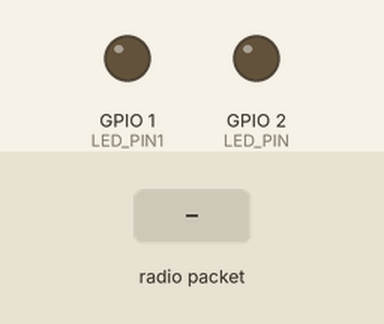
Simulated run of this sketch. Board: ESP32. Shown: output pins drawn as LEDs (lit = HIGH). The test bench sets the inputs (shaded band). What the sketch prints to the serial monitor is not drawn.

Above: at 1.2 s.
1.3 s: radio packet "1" arrives
Timing chart, 0 to 4.3 s (numbered marks = the images above; inputs shaded):
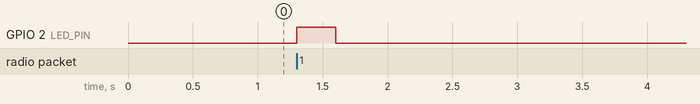

Measured:
- after the input at 1.3 s, GPIO 2 (LED_PIN): LOW → HIGH at once, → LOW 0.30 s later

The sketch:

motor-switch.ino
```cpp
#include <WiFi.h>
#include <esp_now.h>

#define LED_PIN 2
#define LED_PIN1 1

void onReceive(const esp_now_recv_info *recv_info, const uint8_t *incomingData, int len) {
  const uint8_t *mac = recv_info->src_addr;
  Serial.printf("Received %d bytes from %02X:%02X:%02X:%02X:%02X:%02X\n",
                len,
                mac[0], mac[1], mac[2],
                mac[3], mac[4], mac[5]);

  if (len == 1) {
    bool state = incomingData[0];
    if (state) {
      digitalWrite(LED_PIN, HIGH);
      delay(300);
      digitalWrite(LED_PIN, LOW);
    } else {
      digitalWrite(LED_PIN1, HIGH);
      delay(300);
      digitalWrite(LED_PIN1, LOW);
    }

    Serial.printf("Received from Master: %s\n", state ? "ON" : "OFF");
  }
}

void setup() {
  Serial.begin(115200);
  // Serial.setTxTimeoutMs(0);
  pinMode(LED_PIN, OUTPUT);
  pinMode(LED_PIN1, OUTPUT);

  WiFi.mode(WIFI_STA);
  WiFi.disconnect();  // Không kết nối Wi-Fi

  // In ra địa chỉ MAC để lấy dán vào Master
  Serial.print("Slave MAC: ");
  Serial.println(WiFi.macAddress());

  Serial.print("Slave Mode: ");
  Serial.println(WiFi.getMode());

  if (esp_now_init() != ESP_OK) {
    Serial.println("ESP-NOW init failed");
    return;
  }

  esp_now_register_recv_cb(onReceive);
}

void loop() {
  // Không cần xử lý gì thêm
}
```
